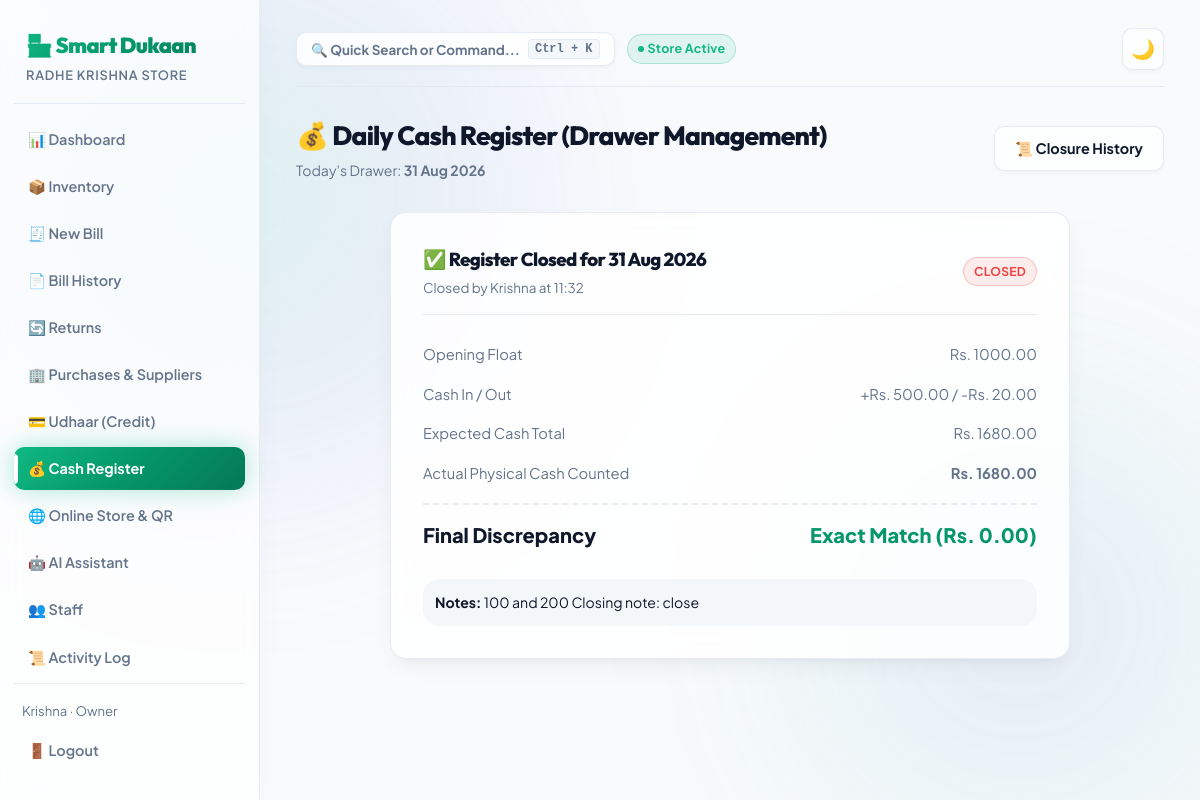
Screenshot of /billing/cash-register/ (signed in) with the database file from the repository.
### accounts/models.py (models this page shows, shortened)
class Profile(models.Model):
    ROLE_CHOICES = (
        ("owner", "Owner"),
        ("staff", "Staff"),
    )
    user = models.OneToOneField(User, on_delete=models.CASCADE, related_name="profile")
    shop = models.ForeignKey(Shop, on_delete=models.CASCADE, related_name="staff_members", null=True, blank=True)
    role = models.CharField(max_length=10, choices=ROLE_CHOICES, default="owner")
    phone = models.CharField(max_length=15, blank=True)

class Shop(models.Model):
    name = models.CharField(max_length=150)
    address = models.CharField(max_length=255, blank=True)
    owner = models.ForeignKey(User, on_delete=models.CASCADE, related_name="owned_shops")
    upi_id = models.CharField(max_length=100, blank=True, default="shopkeeper@upi", help_text="UPI ID for on-screen QR Code payments")
    created_at = models.DateTimeField(auto_now_add=True)

### billing/models.py (models this page shows, shortened)
class CashRegister(models.Model):
    STATUS_CHOICES = (
        ("open", "Open"),
        ("closed", "Closed"),
    )
    shop = models.ForeignKey(Shop, on_delete=models.CASCADE, related_name="cash_registers")
    date = models.DateField()
    opening_cash = models.DecimalField(max_digits=10, decimal_places=2, default=0)
    cash_in = models.DecimalField(max_digits=10, decimal_places=2, default=0)
    cash_out = models.DecimalField(max_digits=10, decimal_places=2, default=0)
    expected_closing = models.DecimalField(max_digits=10, decimal_places=2, default=0)
    actual_closing = models.DecimalField(max_digits=10, decimal_places=2, null=True, blank=True)
    discrepancy = models.DecimalField(max_digits=10, decimal_places=2, default=0)
    status = models.CharField(max_length=10, choices=STATUS_CHOICES, default="open")
    opened_by = models.ForeignKey("auth.User", on_delete=models.SET_NULL, null=True, related_name="opened_registers")
    closed_by = models.ForeignKey("auth.User", on_delete=models.SET_NULL, null=True, blank=True, related_name="closed_registers")
    opened_at = models.DateTimeField(auto_now_add=True)
    closed_at = models.DateTimeField(null=True, blank=True)
    notes = models.TextField(blank=True)
    class Meta:
        ordering = ["-date", "-opened_at"]

### billing/views.py (the view, shortened to what this page needs)
# urls.py: path("cash-register/", views.cash_register_view, name="cash_register"),
@login_required
def cash_register_view(request):
    shop = request.user.profile.shop
    today = timezone.localdate()
    register = CashRegister.objects.filter(shop=shop, date=today).first()
    cash_sales = Decimal("0")
    if register:
        cash_sales = Bill.objects.filter(
            shop=shop, payment_mode="cash", date__date=today
        ).aggregate(Sum("total_amount"))["total_amount__sum"] or Decimal("0")
        register.expected_closing = register.opening_cash + cash_sales + register.cash_in - register.cash_out
    return render(request, "billing/cash_register.html", {
        "register": register,
        "today": today,
        "cash_sales": cash_sales,
    })

### templates/billing/cash_register.html (shortened to what this page needs)
{% extends "base.html" %}
{% block content %}
<div style="display:flex; justify-content:space-between; align-items:center; margin-bottom:24px;">
  <div>
    <h2>💰 Daily Cash Register (Drawer Management)</h2>
    <div style="color:var(--text-muted); font-size:0.88rem; margin-top:2px;">
      Today's Drawer: <strong>{{ today|date:"d M Y" }}</strong>
    </div>
  </div>
  <a href="{% url 'billing:cash_register_history' %}" class="btn">📜 Closure History</a>
</div>
{% if not register %}
<div style="max-width:540px; margin:40px auto;">
  <div class="card" style="text-align:center; padding:36px;">
    <div style="font-size:3rem; margin-bottom:12px;">🏪</div>
    <h3>Open Register for Today</h3>
    <p style="color:var(--text-muted); font-size:0.9rem; margin-bottom:24px;">
      Start your daily cash tracking. Enter the physical cash amount currently present in the drawer (Float / Peti).
    </p>
    <form method="post" style="text-align:left;">
      {% csrf_token %}
      <input type="hidden" name="action" value="open">
      <div class="field">
        <label>Opening Cash Amount (Rs.) *</label>
        <input type="number" name="opening_cash" placeholder="e.g. 1000.00" step="0.01" min="0" required autofocus>
      </div>
      <div class="field">
        <label>Opening Remarks (Optional)</label>
        <input type="text" name="notes" placeholder="e.g. Clean float with change notes">
      </div>
      <button type="submit" class="btn btn-primary" style="width:100%; padding:12px;">Open Cash Drawer →</button>
    </form>
  </div>
</div>
{% else %}
<div style="max-width:680px; margin:30px auto;">
  <div class="card" style="padding:32px;">
    <div style="display:flex; justify-content:space-between; align-items:center; margin-bottom:20px; border-bottom:1px solid var(--border); padding-bottom:16px;">
      <div>
        <h3 style="margin:0;">✅ Register Closed for {{ register.date|date:"d M Y" }}</h3>
        <div style="font-size:0.84rem; color:var(--text-muted); margin-top:2px;">Closed by {{ register.closed_by.username|default:"Owner" }} at {{ register.closed_at|date:"H:i" }}</div>
      </div>
      <span class="badge badge-danger">CLOSED</span>
    </div>
    <div class="summary-row">
      <span>Opening Float</span>
      <span>Rs. {{ register.opening_cash|floatformat:2 }}</span>
    </div>
    <div class="summary-row">
      <span>Cash In / Out</span>
      <span>+Rs. {{ register.cash_in|floatformat:2 }} / -Rs. {{ register.cash_out|floatformat:2 }}</span>
    </div>
    <div class="summary-row">
      <span>Expected Cash Total</span>
      <span>Rs. {{ register.expected_closing|floatformat:2 }}</span>
    </div>
    <div class="summary-row">
      <span>Actual Physical Cash Counted</span>
      <strong>Rs. {{ register.actual_closing|floatformat:2 }}</strong>
    </div>
    <div class="summary-row total">
      <span>Final Discrepancy</span>
      {% if register.discrepancy == 0 %}
      <span style="color:var(--primary);">Exact Match (Rs. 0.00)</span>
      {% elif register.discrepancy > 0 %}
      <span style="color:var(--accent);">+ Rs. {{ register.discrepancy|floatformat:2 }} (Excess)</span>
      {% else %}
      <span style="color:var(--danger);">- Rs. {{ register.discrepancy|floatformat:2|slice:"1:" }} (Shortage)</span>
      {% endif %}
    </div>
    {% if register.notes %}
    <div style="margin-top:20px; padding:12px; background:var(--surface-hover); border-radius:var(--radius); font-size:0.88rem;">
      <strong>Notes:</strong> {{ register.notes }}
    </div>
    {% endif %}
  </div>
</div>
{% endif %}
{% endblock %}

### templates/base.html (shortened to what this page needs)
{% load static %}
<!DOCTYPE html>
<html lang="en">
<head>
  <link rel="stylesheet" href="{% static 'css/style.css' %}?v=4">
</head>
<body>
  {% if user.is_authenticated %}
  <div class="app-shell">
    <aside class="sidebar">
      <div class="brand">🏪 Smart Dukaan</div>
      <div class="brand-sub">{{ user.profile.shop.name }}</div>
      <a href="{% url 'dashboard:home' %}" class="nav-link {% if request.resolver_match.url_name == 'home' %}active{% endif %}">📊 Dashboard</a>
      <a href="{% url 'inventory:product_list' %}" class="nav-link {% if 'inventory' in request.path %}active{% endif %}">📦 Inventory</a>
      <a href="{% url 'billing:bill_create' %}" class="nav-link {% if request.path == '/billing/new/' %}active{% endif %}">🧾 New Bill</a>
      <a href="{% url 'billing:bill_list' %}" class="nav-link {% if request.path == '/billing/' %}active{% endif %}">📄 Bill History</a>
      <a href="{% url 'billing:bill_return_list' %}" class="nav-link {% if 'returns' in request.path or 'return' in request.path %}active{% endif %}">🔄 Returns</a>
      <a href="{% url 'purchases:supplier_list' %}" class="nav-link {% if 'purchases' in request.path %}active{% endif %}">🏢 Purchases & Suppliers</a>
      <a href="{% url 'udhaar:customer_list' %}" class="nav-link {% if 'udhaar' in request.path %}active{% endif %}">💳 Udhaar (Credit)</a>
      <a href="{% url 'billing:cash_register' %}" class="nav-link {% if 'cash-register' in request.path %}active{% endif %}">💰 Cash Register</a>
      {% if user.profile.shop %}
      <a href="{% url 'dashboard:store_qr_standee' user.profile.shop.id %}" class="nav-link {% if 'qr' in request.path %}active{% endif %}">🌐 Online Store & QR</a>
      {% endif %}
      <a href="{% url 'dashboard:ai_chat' %}" class="nav-link {% if 'assistant' in request.path %}active{% endif %}">🤖 AI Assistant</a>
      {% if user.profile.role == 'owner' %}
      <a href="{% url 'accounts:staff_list' %}" class="nav-link {% if 'staff' in request.path %}active{% endif %}">👥 Staff</a>
      <a href="{% url 'accounts:audit_log' %}" class="nav-link {% if 'audit-log' in request.path %}active{% endif %}">📜 Activity Log</a>
      {% endif %}
      <div class="sidebar-footer">
        <div style="font-size:0.82rem; color:var(--text-muted); padding: 0 8px 8px;">{{ user.first_name|default:user.username }} · {{ user.profile.role|title }}</div>
        <a href="{% url 'accounts:logout' %}" class="nav-link">🚪 Logout</a>
      </div>
    </aside>
    <main class="main">
      <div class="topbar">
        <div style="display:flex; align-items:center; gap:12px;">
          <button type="button" id="btn-command-palette-trigger" class="btn" style="padding:6px 14px; font-size:0.84rem; display:flex; align-items:center; gap:8px; background:var(--surface); border:1px solid var(--border); color:var(--text-muted); cursor:pointer;">
            <span>🔍 Quick Search or Command...</span>
            <kbd style="padding:2px 6px; font-size:0.75rem; background:var(--surface-hover); border:1px solid var(--border); border-radius:4px;">Ctrl + K</kbd>
          </button>
          <span class="badge badge-success" style="font-size:0.78rem; display:inline-flex; align-items:center; gap:4px;">
            <span style="width:6px; height:6px; border-radius:50%; background:#10b981; display:inline-block;"></span> Store Active
          </span>
        </div>
        <button class="theme-toggle" id="theme-toggle-btn" title="Toggle dark/light mode">🌙</button>
      </div>
      {% block content %}{% endblock %}
    </main>
  </div>
  {% endif %}
</body>
</html>

### rows the page displays
CashRegister: date "31 Aug 2026", closed_by.username "Krishna", closed_at "11:32", opening_cash "1000.00", cash_in "500.00", cash_out "20.00", expected_closing "1680.00", actual_closing "1680.00", notes "100 and 200 Closing note: close"

### other values shown
{{ user.profile.shop.name }} "RADHE KRISHNA STORE"
{{ user.first_name|default:user.username }} "Krishna"
{{ user.profile.role|title }} "Owner"
{{ today|date:"d M Y" }} "31 Aug 2026"
